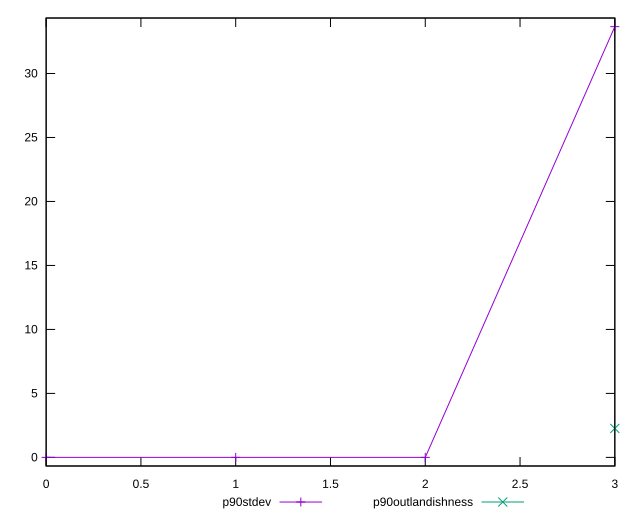

Write gnuplot code to recreate this figure.
reset

$p90Stdev <<EOF
0 0
1 0
2 0
3 33.66227091978024
EOF

$p90Outlandishness <<EOF
3 2.262016
EOF

set key outside below
set xrange [0:3]
set yrange [-0.6732454183956048:34.33551633817584]
set trange [-0.6732454183956048:34.33551633817584]
set terminal svg size 640, 520 enhanced background rgb 'white'
set output "reports/report_00031_2021-02-24T23-18-18.084Z/legacy-javascript/progression/stddev.svg"

plot $p90Stdev title "p90stdev" with linespoints, \
     $p90Outlandishness title "p90outlandishness" with linespoints

reset
